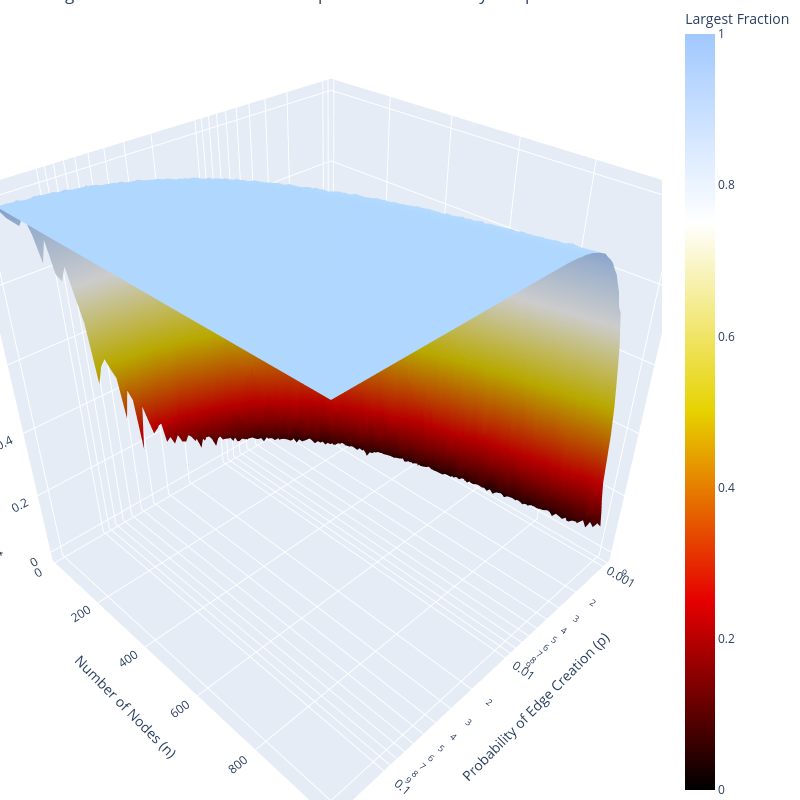

Notebook source saved alongside this figure:
### Code cell
pivot = df.pivot(index = 'n', columns = 'p', values = 'largest_fraction')
fig = go.Figure(data = go.Surface(
    z = pivot.values,
    x = df['p'].unique(),
    y = df['n'].unique(),
    colorscale = 'Blackbody',
    colorbar_title = 'Largest Fraction'
)
)

fig.update_layout(
    title = 'Largest Fraction of Connected Component in Erdos-Renyi Graphs',
    scene = dict(
        xaxis_title = 'Probability of Edge Creation (p)',
        xaxis_type = 'log', # Make sure probability is in log scale
        yaxis_title = 'Number of Nodes (n)',
        zaxis_title = 'Largest Fraction of Connected Component'
    ),
    width = 800,
    height = 800,
    margin = dict(l = 0, r = 0, b = 0, t = 0)
)

fig.show()

### Figure 1 — Plotly figure (JSON) as saved in the notebook; plotly's stock layout.template omitted (floating-point values rounded to 4 significant figures; data arrays with more than 128 entries replaced by an {"elided": "..."} marker saying what was removed)
{"data": [{"colorbar": {"title": {"text": "Largest Fraction"}}, "colorscale": [[0, "rgb(0,0,0)"], [0.25, "rgb(230,0,0)"], [0.5, "rgb(230,210,0)"], [0.75, "rgb(255,255,255)"], [1, "rgb(160,200,255)"]], "type": "surface", "x": [0.001, 0.001069, 0.001143, 0.001223, 0.001308, 0.001398, 0.001495, 0.001599, 0.00171, 0.001828, 0.001955, 0.002091, 0.002235, 0.00239, 0.002556, 0.002733, 0.002923, 0.003126, 0.003342, 0.003574, 0.003822, 0.004087, 0.00437, 0.004673, 0.004997, 0.005344, 0.005714, 0.00611, 0.006534, 0.006987, 0.007472, 0.00799, 0.008544, 0.009136, 0.00977, 0.01045, 0.01117, 0.01195, 0.01277, 0.01366, 0.01461, 0.01562, 0.0167, 0.01786, 0.0191, 0.02042, 0.02184, 0.02335, 0.02497, 0.0267, 0.02856, 0.03054, 0.03265, 0.03492, 0.03734, 0.03993, 0.0427, 0.04566, 0.04882, 0.05221, 0.05583, 0.0597, 0.06384, 0.06826, 0.07299, 0.07806, 0.08347, 0.08926, 0.09544, 0.1021, 0.1091, 0.1167, 0.1248, 0.1334, 0.1427, 0.1526, 0.1632, 0.1745, 0.1866, 0.1995], "y": [20, 30, 40, 50, 60, 70, 80, 90, 100, 110, 120, 130, 140, 150, 160, 170, 180, 190, 200, 210, 220, 230, 240, 250, 260, 270, 280, 290, 300, 310, 320, 330, 340, 350, 360, 370, 380, 390, 400, 410, 420, 430, 440, 450, 460, 470, 480, 490, 500, 510, 520, 530, 540, 550, 560, 570, 580, 590, 600, 610, 620, 630, 640, 650, 660, 670, 680, 690, 700, 710, 720, 730, 740, 750, 760, 770, 780, 790, 800, 810, 820, 830, 840, 850, 860, 870, 880, 890, 900, 910, 920, 930, 940, 950, 960, 970, 980, 990, 1000], "z": {"elided": "99x80 float values"}}], "layout": {"height": 800, "margin": {"b": 0, "l": 0, "r": 0, "t": 0}, "scene": {"xaxis": {"title": {"text": "Probability of Edge Creation (p)"}, "type": "log"}, "yaxis": {"title": {"text": "Number of Nodes (n)"}}, "zaxis": {"title": {"text": "Largest Fraction of Connected Component"}}}, "title": {"text": "Largest Fraction of Connected Component in Erdos-Renyi Graphs"}, "width": 800}}
